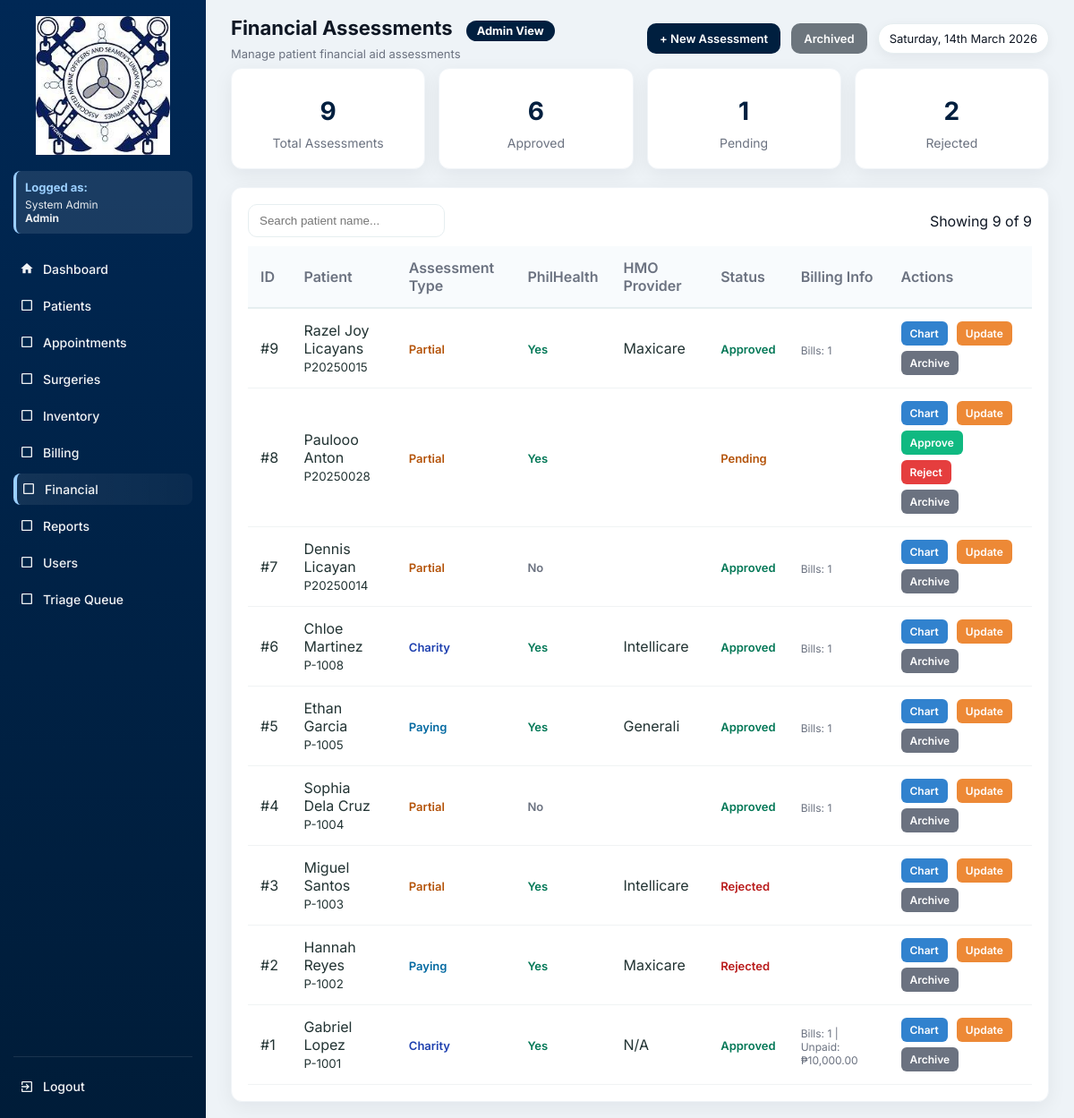
The page /financials.php (signed in) on the database its author committed.
### tables this page shows
CREATE TABLE `financial_assessment` (
  `id` int(11) NOT NULL,
  `patient_id` int(11) DEFAULT NULL,
  `billing_id` int(11) DEFAULT NULL,
  `assessment_type` enum('Charity','Partial','Paying') DEFAULT NULL,
  `philhealth_eligible` tinyint(1) DEFAULT 0,
  `hmo_provider` varchar(100) DEFAULT NULL,
  `status` enum('Pending','Approved','Rejected') DEFAULT 'Pending',
  `is_archived` tinyint(1) DEFAULT 0,
  `archived_at` datetime DEFAULT NULL,
  `archived_by` int(11) DEFAULT NULL,
  `reviewed_at` datetime DEFAULT NULL,
  `reviewed_by` int(11) DEFAULT NULL,
  `created_at` timestamp NOT NULL DEFAULT current_timestamp()
);

CREATE TABLE `patients` (
  `id` int(11) NOT NULL,
  `patient_code` varchar(20) DEFAULT NULL,
  `first_name` varchar(100) DEFAULT NULL,
  `last_name` varchar(100) DEFAULT NULL,
  `gender` varchar(10) DEFAULT NULL,
  `sex` enum('Male','Female') DEFAULT NULL,
  `birth_date` date DEFAULT NULL,
  `phone` varchar(50) DEFAULT NULL,
  `address` text DEFAULT NULL,
  `guardian` varchar(100) DEFAULT NULL,
  `blood_type` varchar(10) DEFAULT NULL,
  `weight` decimal(5,2) DEFAULT NULL,
  `height` decimal(5,2) DEFAULT NULL,
  `pulse_rate` int(11) DEFAULT NULL,
  `temperature` decimal(4,2) DEFAULT NULL,
  `guardian_name` varchar(150) DEFAULT NULL,
  `created_at` timestamp NOT NULL DEFAULT current_timestamp(),
  `created_by` int(11) DEFAULT NULL,
  `is_archived` tinyint(1) DEFAULT 0,
  `archived_at` datetime DEFAULT NULL,
  `archived_by` int(11) DEFAULT NULL
);

### functions.php (called while the page is built, shortened)
<?php
function fetchAll($conn, $sql, $types = null, $params = [])
{
    $stmt = $conn->prepare($sql);
    $stmt->execute();
    $res = $stmt->get_result();
    $rows = $res->fetch_all(MYSQLI_ASSOC);
    return $rows;
}
function fetchOne($conn, $sql, $types = null, $params = [])
{
    $stmt = $conn->prepare($sql);
    $stmt->execute();
    $res = $stmt->get_result();
    $row = $res->fetch_assoc();
    return $row;
}
?>

### financials.php (the view, shortened to what this page needs)
<?php
require 'config.php';
require 'functions.php';
$current_role = $_SESSION['role'] ?? 'Guest';
$current_name = $_SESSION['name'] ?? 'User';
$role_permissions = [
    'Admin' => [
        'dashboard.php' => 'Dashboard',
        'patients.php' => 'Patients',
        'appointments.php' => 'Appointments',
        'surgeries.php' => 'Surgeries',
        'inventory.php' => 'Inventory',
        'billing.php' => 'Billing',
        'financials.php' => 'Financial',
        'reports.php' => 'Reports',
        'users.php' => 'Users',
        'triage_queue.php' => 'Triage Queue'
    ],
    'Doctor' => [
        'dashboard.php' => 'Dashboard',
        'patients.php' => 'Patients',
        'appointments.php' => 'Appointments',
        'surgeries.php' => 'Surgeries',
        'inventory.php' => 'Inventory',
        'reports.php' => 'Reports',
        'triage_queue.php' => 'Triage Queue'
    ],
    'Nurse' => [
        'dashboard.php' => 'Dashboard',
        'patients.php' => 'Patients',
        'appointments.php' => 'Appointments',
        'inventory.php' => 'Inventory',
        'reports.php' => 'Reports',
        'triage_queue.php' => 'Triage Queue'
    ],
    'Staff' => [
        'dashboard.php' => 'Dashboard',
        'patients.php' => 'Patients',
        'appointments.php' => 'Appointments',
        'reports.php' => 'Reports'
    ],
    'Inventory' => [
        'dashboard.php' => 'Dashboard',
        'inventory.php' => 'Inventory',
        'reports.php' => 'Reports'
    ],
    'Billing' => [
        'dashboard.php' => 'Dashboard',
        'billing.php' => 'Billing',
        'financials.php' => 'Financial',
        'reports.php' => 'Reports'
    ],
    'SocialWorker' => [
        'dashboard.php' => 'Dashboard',
        'financials.php' => 'Financial',
        'reports.php' => 'Reports'
    ]
];
$allowed_pages = $role_permissions[$current_role] ?? ['dashboard.php' => 'Dashboard'];
$is_admin = ($current_role === 'Admin');
$is_social_worker = ($current_role === 'SocialWorker');
$assessments_per_page = 10;
$current_page = isset($_GET['page']) ? max(1, intval($_GET['page'])) : 1;
$offset = ($current_page - 1) * $assessments_per_page;
$show_archived = isset($_GET['show']) && $_GET['show'] === 'archived';
$archive_condition = $show_archived ? "f.is_archived = 1" : "f.is_archived = 0";
$total_assessments_query = "SELECT COUNT(*) as total FROM financial_assessment f WHERE $archive_condition";
$total_assessments_result = mysqli_query($conn, $total_assessments_query);
$total_assessments_row = mysqli_fetch_assoc($total_assessments_result);
$total_assessments = $total_assessments_row['total'];
$rows = fetchAll($conn, "
    SELECT
        f.*,
        p.first_name,
        p.last_name,
        p.patient_code,
        arch_user.full_name AS archived_by_name,
        COUNT(b.id) as bill_count,
        SUM(CASE WHEN b.status = 'Unpaid' THEN b.amount_due ELSE 0 END) as total_unpaid
    FROM financial_assessment f
    LEFT JOIN patients p ON f.patient_id = p.id
    LEFT JOIN users arch_user ON f.archived_by = arch_user.id
    LEFT JOIN billing b ON f.id = b.financial_assessment_id
    WHERE {$archive_condition}
    GROUP BY f.id
    ORDER BY f.id DESC
    LIMIT $offset, $assessments_per_page
", null, []);
$total_stats = fetchOne($conn, "SELECT COUNT(*) as total FROM financial_assessment", null, []);
$approved_stats = fetchOne($conn, "SELECT COUNT(*) as total FROM financial_assessment WHERE status = 'Approved'", null, []);
$pending_stats = fetchOne($conn, "SELECT COUNT(*) as total FROM financial_assessment WHERE status = 'Pending'", null, []);
$rejected_stats = fetchOne($conn, "SELECT COUNT(*) as total FROM financial_assessment WHERE status = 'Rejected'", null, []);
?>
<!DOCTYPE html>
<html lang="en">
<head>
</head>
<body>
<div class="app">
  <aside class="sidebar">
    <div class="logo-wrap"><a href="dashboard.php"><img src="logo.jpg" alt="Logo"></a></div>
    <div class="user-info">
      <h4>Logged as:</h4>
      <p><?= htmlspecialchars($current_name) ?><br><strong><?= htmlspecialchars($current_role) ?></strong></p>
    </div>
    <nav class="menu">
      <a href="dashboard.php" class="menu-item <?= basename($_SERVER['PHP_SELF'])=='dashboard.php'?'active':'' ?>">
        <span class="icon"><svg viewBox="0 0 24 24" fill="currentColor"><path d="M10 20v-6h4v6h5v-8h3L12 3 2 12h3v8z"/></svg></span> Dashboard
      </a>
      <?php foreach($allowed_pages as $page => $label): if($page !== 'dashboard.php'): ?>
        <a href="<?= $page ?>" class="menu-item <?= basename($_SERVER['PHP_SELF'])==$page?'active':'' ?>">
          <span class="icon">
            <?php
            $icons = [
              'patients.php' => '<svg viewBox="0 0 24 24" fill="currentColor"><path d="M12 12c2.21 0 4-1.79 4-4s-1.79-4-4-4-4 1.79-4 4 1.79 4 4 4zm0 2c-2.67 0-8 1.34-8 4v2h16v-2c0-2.66-5.33-4-8-4z"/></svg>',
              'appointments.php' => '<svg viewBox="0 0 24 24" fill="currentColor"><path d="M19 3h-1V1h-2v2H8V1H6v2H5c-1.11 0-1.99.9-1.99 2L3 19c0 1.1.89 2 2 2h14c1.1 0 2-.9 2-2V5c0-1.1-.9-2-2-2zm0 16H5V8h14v11zM7 10h5v5H7z"/></svg>',
              'surgeries.php' => '<svg viewBox="0 0 24 24" fill="currentColor"><path d="M12 2C8.13 2 5 5.13 5 9c0 5.25 7 13 7 13s7-7.75 7-13c0-3.87-3.13-7-7-7zm0 9.5c-1.38 0-2.5-1.12-2.5-2.5s1.12-2.5 2.5-2.5 2.5 1.12 2.5 2.5-1.12 2.5-2.5 2.5z"/></svg>',
              'inventory.php' => '<svg viewBox="0 0 24 24" fill="currentColor"><path d="M20 8h-3V4H7v4H4v14h16V8zM9 6h6v2H9V6zm11 14H4v-9h16v9zm-7-7H8v-2h5v2z"/></svg>',
              'billing.php' => '<svg viewBox="0 0 24 24" fill="currentColor"><path d="M11.8 10.9c-2.27-.59-3-1.2-3-2.15 0-1.09 1.01-1.85 2.7-1.85 1.78 0 2.44.85 2.5 2.1h2.21c-.07-1.72-1.12-3.3-3.21-3.81V3h-3v2.16c-1.94.42-3.5 1.68-3.5 3.61 0 2.31 1.91 3.46 4.7 4.13 2.5.6 3 1.48 3 2.41 0 .69-.49 1.79-2.7 1.79-2.06 0-2.87-.92-2.98-2.1h-2.2c.12 2.19 1.76 3.42 3.68 3.83V21h3v-2.15c1.95-.37 3.5-1.5 3.5-3.55 0-2.84-2.43-3.81-4.7-4.4z"/></svg>',
              'financials.php' => '<svg viewBox="0 0 24 24" fill="currentColor"><path d="M3 13h8V3H3v10zm0 8h8v-6H3v6zm10 0h8V11h-8v10zm0-18v6h8V3h-8z"/></svg>',
              'reports.php' => '<svg viewBox="0 0 24 24" fill="currentColor"><path d="M19 3H5c-1.1 0-2 .9-2 2v14c0 1.1.9 2 2 2h14c1.1 0 2-.9 2-2V5c0-1.1-.9-2-2-2zM9 17H7v-7h2v7zm4 0h-2V7h2v10zm4 0h-2v-4h2v4z"/></svg>',
              'users.php' => '<svg viewBox="0 0 24 24" fill="currentColor"><path d="M16 11c1.66 0 2.99-1.34 2.99-3S17.66 5 16 5c-1.66 0-3 1.34-3 3s1.34 3 3 3zm-8 0c1.66 0 2.99-1.34 2.99-3S9.66 5 8 5C6.34 5 5 6.34 5 8s1.34 3 3 3zm0 2c-2.33 0-7 1.17-7 3.5V19h14v-2.5c0-2.33-4.67-3.5-7-3.5zm8 0c-.29 0-.62.02-.97.05 1.16.84 1.97 1.97 1.97 3.45V19h6v-2.5c0-2.33-4.67-3.5-7-3.5z"/></svg>',
              'triage_queue.php' => '<svg viewBox="0 0 24 24" fill="currentColor"><path d="M12 2C6.48 2 2 6.48 2 12s4.48 10 10 10 10-4.48 10-10S17.52 2 12 2zm-2 15l-5-5 1.41-1.41L10 14.17l7.59-7.59L19 8l-9 9z"/></svg>'
            ];
            echo $icons[$page] ?? '<svg viewBox="0 0 24 24" fill="currentColor"><path d="M19 5v14H5V5h14m0-2H5c-1.1 0-2 .9-2 2v14c0 1.1.9 2 2 2h14c1.1 0 2-.9 2-2V5c0-1.1-.9-2-2-2z"/></svg>';
            ?>
          </span> <?= $label ?>
        </a>
      <?php endif; endforeach; ?>
    </nav>
    <div class="sidebar-bottom">
      <a href="logout.php" class="menu-item">
        <span class="icon"><svg viewBox="0 0 24 24" fill="currentColor"><path d="M10.09 15.59L11.5 17l5-5-5-5-1.41 1.41L12.67 11H3v2h9.67l-2.58 2.59zM19 3H5c-1.11 0-2 .9-2 2v4h2V5h14v14H5v-4H3v4c0 1.1.89 2 2 2h14c1.1 0 2-.9 2-2V5c0-1.1-.9-2-2-2z"/></svg></span> Logout
      </a>
    </div>
  </aside>
  <div class="main">
    <div class="topbar">
      <div class="top-left">
        <h1>Financial Assessments <?= $show_archived ? '(Archived)' : '' ?>
          <span class="role-badge role-<?= strtolower($current_role) ?>"><?= htmlspecialchars($current_role) ?> View</span>
        </h1>
        <p>Manage patient financial aid assessments</p>
      </div>
      <div class="top-actions">
        <?php if ($show_archived): ?>
          <a href="financials.php" class="btn btn-outline">View Active</a>
        <?php else: ?>
          <a href="financial_form.php" class="btn">+ New Assessment</a>
          <?php if ($is_admin || $is_social_worker): ?>
            <a href="financials.php?show=archived" class="btn btn-secondary">Archived</a>
          <?php endif; ?>
        <?php endif; ?>
        <div class="date-pill"><?= date('l, jS F Y') ?></div>
      </div>
    </div>
    <?php if (!$show_archived): ?>
    <div class="stats-grid">
      <div class="stat-card">
        <div class="stat-number"><?= $total_stats['total'] ?? 0 ?></div>
        <div class="stat-label">Total Assessments</div>
      </div>
      <div class="stat-card">
        <div class="stat-number"><?= $approved_stats['total'] ?? 0 ?></div>
        <div class="stat-label">Approved</div>
      </div>
      <div class="stat-card">
        <div class="stat-number"><?= $pending_stats['total'] ?? 0 ?></div>
        <div class="stat-label">Pending</div>
      </div>
      <div class="stat-card">
        <div class="stat-number"><?= $rejected_stats['total'] ?? 0 ?></div>
        <div class="stat-label">Rejected</div>
      </div>
    </div>
    <?php endif; ?>
    <div class="table-wrap">
      <div class="table-controls">
        <input type="text" id="searchInput" class="search-input" placeholder="Search patient name...">
        <div class="muted">Showing <span id="rowCount"><?= count($rows) ?></span> of <?= number_format($total_assessments) ?></div>
      </div>
      <table id="financialsTable">
        <thead>
          <tr>
            <th>ID</th>
            <th>Patient</th>
            <th>Assessment Type</th>
            <th>PhilHealth</th>
            <th>HMO Provider</th>
            <th>Status</th>
            <th>Billing Info</th>
            <th>Actions</th>
          </tr>
        </thead>
        <tbody>
          <?php if (count($rows) > 0): ?>
            <?php foreach($rows as $r): ?>
              <?php
              $type_class = 'type-' . strtolower($r['assessment_type'] ?? 'none');
              $status_class = strtolower($r['status'] ?? 'pending');
              $philhealth_class = $r['philhealth_eligible'] ? 'philhealth-yes' : 'philhealth-no';
              $philhealth_text = $r['philhealth_eligible'] ? 'Yes' : 'No';
              $bill_count = $r['bill_count'] ?? 0;
              $total_unpaid = $r['total_unpaid'] ?? 0;
              $billing_display = '';
              if ($bill_count > 0) {
                  $billing_display = "<div class='billing-info'>Bills: $bill_count";
                  if ($total_unpaid > 0) {
                      $billing_display .= " | Unpaid: ₱" . number_format($total_unpaid, 2);
                  }
                  $billing_display .= "</div>";
              }
              $is_archived = !empty($r['is_archived']);
              $row_bg = $is_archived ? 'style="background:rgba(149,165,166,0.1);"' : '';
              $patient_name = htmlspecialchars($r['first_name'] . ' ' . $r['last_name']);
              ?>
              <tr data-id="<?= $r['id'] ?>" <?= $row_bg ?>>
                <td>#<?= $r['id'] ?></td>
                <td>
                  <?= $patient_name ?><br>
                  <small class="muted"><?= htmlspecialchars($r['patient_code'] ?? '') ?></small>
                </td>
                <td><span class="type <?= $type_class ?>"><?= htmlspecialchars($r['assessment_type']) ?></span></td>
                <td><span class="philhealth-badge <?= $philhealth_class ?>"><?= $philhealth_text ?></span></td>
                <td><?= htmlspecialchars($r['hmo_provider'] ?? 'N/A') ?></td>
                <td>
                  <span class="status <?= $status_class ?>"><?= htmlspecialchars($r['status']) ?></span>
                </td>
                <td><?= $billing_display ?></td>
                <td>
                  <div class="action-buttons">
                    <a href="financial_view.php?id=<?= $r['id'] ?>" class="action-btn btn-view">Chart</a>
                    <a href="financial_form.php?id=<?= $r['id'] ?>" class="action-btn btn-edit">Update</a>
                    <?php if ($r['status'] === 'Pending' && ($is_admin || $is_social_worker) && !$is_archived): ?>
                      <a href="financials.php?approve=<?= $r['id'] ?>" class="action-btn btn-approve" onclick="return confirm('Approve assessment for <?= htmlspecialchars($patient_name, ENT_QUOTES) ?>?')">Approve</a>
                      <a href="financials.php?reject=<?= $r['id'] ?>" class="action-btn btn-reject" onclick="return confirm('Reject assessment for <?= htmlspecialchars($patient_name, ENT_QUOTES) ?>?')">Reject</a>
                    <?php endif; ?>
                    <?php if ($is_admin || $is_social_worker): ?>
                      <?php if ($is_archived): ?>
                        <a href="financials.php?restore=<?= $r['id'] ?>" class="action-btn btn-restore" onclick="return confirm('Restore assessment for <?= htmlspecialchars($patient_name, ENT_QUOTES) ?>?')">Restore</a>
                      <?php else: ?>
                        <a href="financials.php?archive=<?= $r['id'] ?>" class="action-btn btn-archive" onclick="return confirm('Archive assessment for <?= htmlspecialchars($patient_name, ENT_QUOTES) ?>?')">Archive</a>
                      <?php endif; ?>
                    <?php endif; ?>
                  </div>
                </td>
              </tr>
            <?php endforeach; ?>
          <?php else: ?>
            <tr><td colspan="8" style="text-align:center; padding:30px;">No assessments found.</td></tr>
          <?php endif; ?>
        </tbody>
      </table>
    </div>
  </div>
</div>
</body>
</html>

### rows shown on the page
financial_assessment: id "9", patient.last_name "Razel Joy Licayans", patient.patient_code "P20250015", assessment_type "Partial", philhealth_eligible "Yes", hmo_provider "Maxicare", status "Approved", bill_count "1"
financial_assessment: id "8", patient.last_name "Paulooo Anton", patient.patient_code "P20250028", assessment_type "Partial", philhealth_eligible "Yes", status "Pending"
financial_assessment: id "7", patient.last_name "Dennis Licayan", patient.patient_code "P20250014", assessment_type "Partial", philhealth_eligible "No", status "Approved", bill_count "1"
financial_assessment: id "6", patient.last_name "Chloe Martinez", patient.patient_code "P-1008", assessment_type "Charity", philhealth_eligible "Yes", hmo_provider "Intellicare", status "Approved", bill_count "1"
financial_assessment: id "5", patient.last_name "Ethan Garcia", patient.patient_code "P-1005", assessment_type "Paying", philhealth_eligible "Yes", hmo_provider "Generali", status "Approved", bill_count "1"
financial_assessment: id "4", patient.last_name "Sophia Dela Cruz", patient.patient_code "P-1004", assessment_type "Partial", philhealth_eligible "No", status "Approved", bill_count "1"
financial_assessment: id "3", patient.last_name "Miguel Santos", patient.patient_code "P-1003", assessment_type "Partial", philhealth_eligible "Yes", hmo_provider "Intellicare", status "Rejected"
financial_assessment: id "2", patient.last_name "Hannah Reyes", patient.patient_code "P-1002", assessment_type "Paying", philhealth_eligible "Yes", hmo_provider "Maxicare", status "Rejected"
financial_assessment: id "1", patient.last_name "Gabriel Lopez", patient.patient_code "P-1001", assessment_type "Charity", philhealth_eligible "Yes", hmo_provider "N/A", status "Approved", bill_count "1", billing_display "| Unpaid: ₱10,000.00"

### other values the page prints
$current_name "System Admin"
$current_role "Admin"
$label "Patients"
$label "Appointments"
$label "Surgeries"
$label "Inventory"
$label "Billing"
$label "Financial"
$label "Reports"
$label "Users"
$label "Triage Queue"
$total_stats['total'] "9"
$approved_stats['total'] "6"
$pending_stats['total'] "1"
$rejected_stats['total'] "2"
